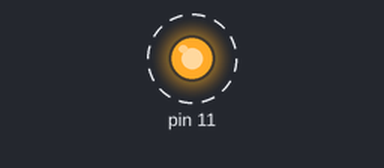
The program below on a simulated Raspberry Pi (header pin numbers). Parts: output pins drawn as LEDs (lit = HIGH). Dashed ring = blinking. What the program prints to the terminal is not drawn. At 5.0 s the program stops and its outputs stay as they are.

Above: at 0.12 s.
Timing chart, 0 to 3.0 s (numbered marks = the images above):
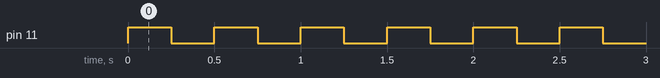

Measured:
- by itself, pin 11: alternates HIGH for 0.25 s and LOW for 0.25 s, 20 changes in all, then stays LOW

The program:

LEDvillogo10x.py
```python
import time
import RPi.GPIO as GPIO
GPIO.setwarnings(False)
print ("LED villog 10-szer")
GPIO.setmode (GPIO.BOARD)
GPIO.setup(11, GPIO.OUT)
for i in range(1, 11, 1):
    GPIO.output(11, GPIO.HIGH)
    time.sleep(0.250)
    GPIO.output(11, GPIO.LOW)
    time.sleep(0.250)
```
